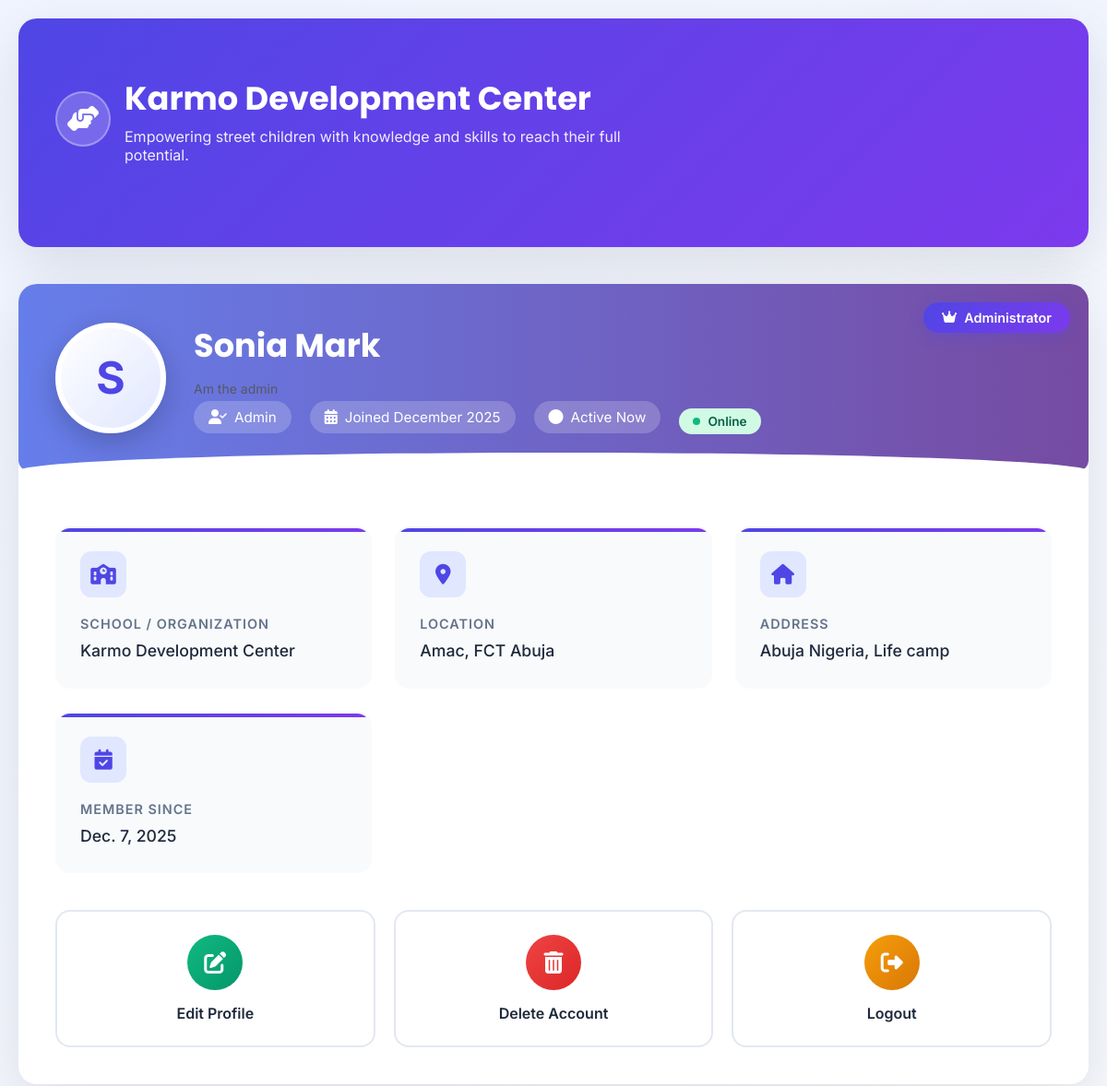
The page /api/index/profile/ (signed in, upper part) on the database as committed earlier.
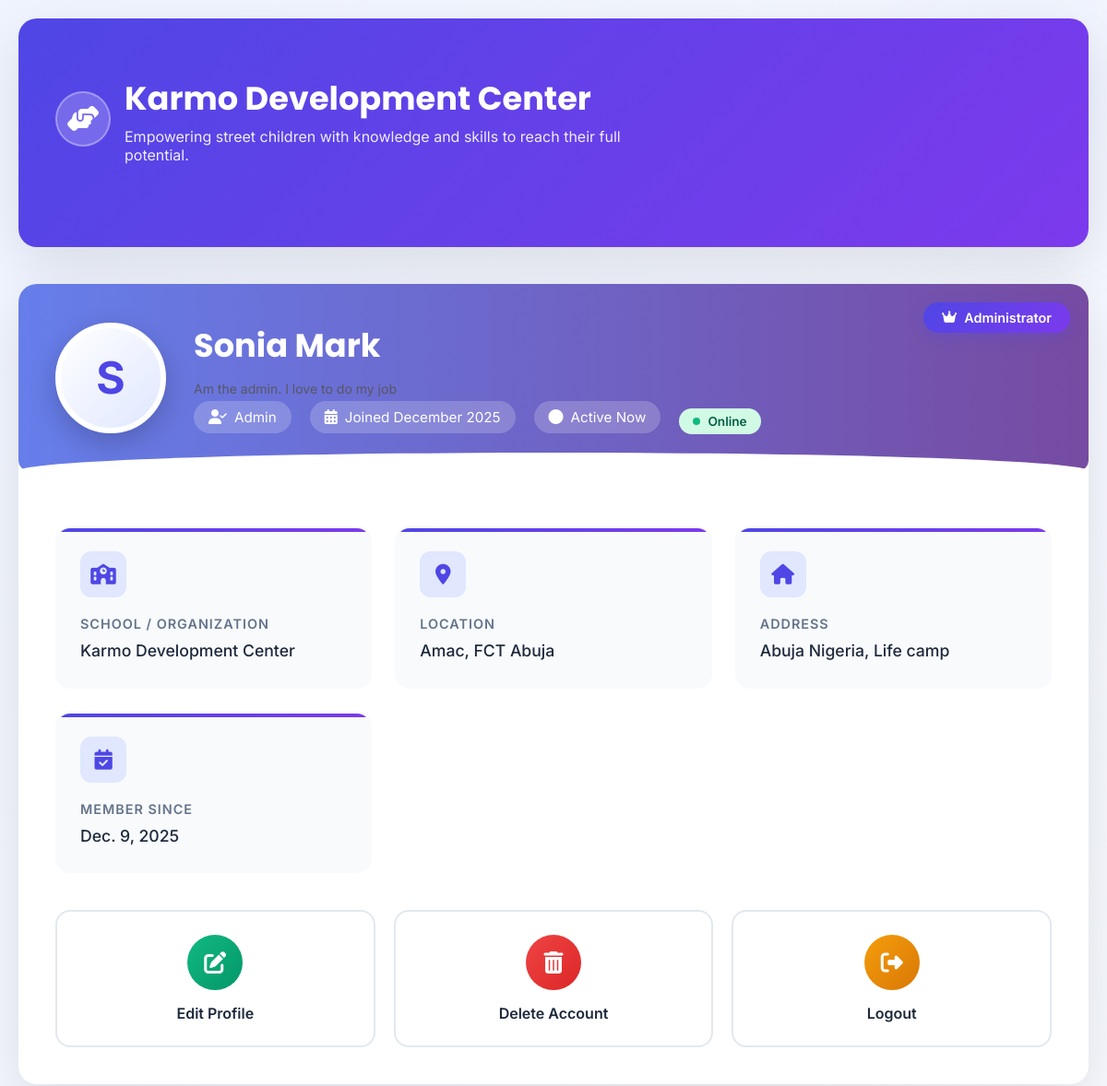
The same page on the database as committed later.
### users/models.py (models this page shows)
class Profile(models.Model):
  id = models.UUIDField(primary_key=True, default=uuid.uuid4, editable=False)
  user = models.ForeignKey("User", on_delete=models.CASCADE)
  name = models.CharField(max_length=230)
  name_of_School = models.CharField(max_length=230, default="Karmo Development Center")
  state = models.CharField(max_length=230, default="FCT Abuja")
  city = models.CharField(max_length=230, default="Amac")
  address = models.CharField(max_length=230)
  bio = models.TextField()
  role = models.CharField(max_length=230, null=True, blank=True)
  date_added = models.DateField(auto_now=True)

### users/views.py (the view)
# urls.py: path("profile/", views.profile, name="profile"),
@login_required
def profile(request):
  try:
    profile = models.Profile.objects.get(user=request.user)
  except models.Profile.DoesNotExist:
    profile = None
  return render(request, "profile.html", {"profile": profile})

### templates/profile.html (shortened to what this page needs)
{% load static %}
<!DOCTYPE html>
<html lang="en">
  <head>
    <link rel="stylesheet" href="{% static 'css/profile.css' %}" />
    <link
      rel="stylesheet"
      href="https://cdnjs.cloudflare.com/ajax/libs/font-awesome/6.4.0/css/all.min.css"
    />
  </head>
  <body>
    <div class="bg-effects">
      <div class="effect-circle circle-1"></div>
    </div>
    <div class="main-container">
      <div class="header-banner">
        <div class="org-logo">
          <div class="org-logo-icon">
            <i class="fas fa-hands-helping"></i>
          </div>
          <div class="org-name">
            <h1>Karmo Development Center</h1>
            <p>
              Empowering street children with knowledge and skills to reach
              their full potential.
            </p>
          </div>
        </div>
      </div>
      <div class="profile-card">
        <div class="profile-header">
          {% if profile.role == "admin" %}
          <div class="admin-badge">
            <i class="fas fa-crown"></i>
            Administrator
          </div>
          {% endif %}
          <div class="profile-avatar">{{ profile.name|first|upper }}</div>
          <div class="profile-info">
            <h2>{{ profile.name }}</h2>
            <p class="profile-bio">
              {{ profile.bio|default:"Welcome to your profile dashboard!" }}
            </p>
            <div class="profile-meta">
              <div class="meta-item">
                <i class="fas fa-user-check"></i>
                <span>{{ profile.role|title }}</span>
              </div>
              <div class="meta-item">
                <i class="fas fa-calendar-alt"></i>
                <span>Joined {{ profile.date_added|date:"F Y" }}</span>
              </div>
              <div class="meta-item">
                <i class="fas fa-circle"></i>
                <span>Active Now</span>
              </div>
            </div>
          </div>
        </div>
        <div class="profile-details">
          <div class="detail-card">
            <div class="detail-icon">
              <i class="fas fa-school"></i>
            </div>
            <div class="detail-content">
              <h3>School / Organization</h3>
              <p>{{ profile.name_of_School }}</p>
            </div>
          </div>
          <div class="detail-card">
            <div class="detail-icon">
              <i class="fas fa-map-marker-alt"></i>
            </div>
            <div class="detail-content">
              <h3>Location</h3>
              <p>{{ profile.city }}, {{ profile.state }}</p>
            </div>
          </div>
          <div class="detail-card">
            <div class="detail-icon">
              <i class="fas fa-home"></i>
            </div>
            <div class="detail-content">
              <h3>Address</h3>
              <p>{{ profile.address }}</p>
            </div>
          </div>
          <div class="detail-card">
            <div class="detail-icon">
              <i class="fas fa-calendar-check"></i>
            </div>
            <div class="detail-content">
              <h3>Member Since</h3>
              <p>{{ profile.date_added }}</p>
            </div>
          </div>
        </div>
        <div class="action-section">
          <div class="action-grid">
            <a href="{% url 'edit_profile' %}" class="action-btn">
              <i class="fas fa-edit"></i>
              <span>Edit Profile</span>
            </a>
            <a href="{% url 'delete' %}" class="action-btn">
              <i class="fas fa-trash-alt"></i>
              <span>Delete Account</span>
            </a>
            <a href="{% url 'logout' %}" class="action-btn">
              <i class="fas fa-sign-out-alt"></i>
              <span>Logout</span>
            </a>
          </div>
        </div>
      </div>
    </div>
  </body>
</html>

Rows that differ between the two databases and show on the page:
changed Profile "Sonia Mark": bio "Am the admin" → "Am the admin. I love to do my job"; date_added "Dec. 7, 2025" → "Dec. 9, 2025"
